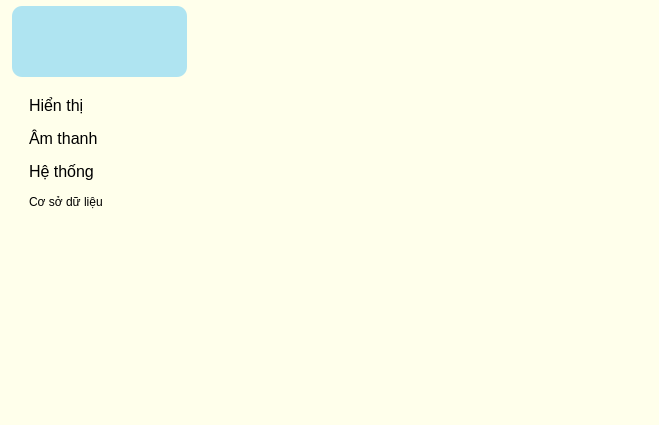
<?xml version="1.0" encoding="UTF-8"?>
<ui version="4.0">
 <class>frame_settingScreen</class>
 <widget class="QFrame" name="frame_settingScreen">
  <property name="geometry">
   <rect>
    <x>0</x>
    <y>0</y>
    <width>659</width>
    <height>425</height>
   </rect>
  </property>
  <property name="windowTitle">
   <string>Frame</string>
  </property>
  <property name="styleSheet">
   <string notr="true">border-radius: 10px;
background-color: rgb(255, 255, 235);</string>
  </property>
  <property name="frameShape">
   <enum>QFrame::StyledPanel</enum>
  </property>
  <property name="frameShadow">
   <enum>QFrame::Raised</enum>
  </property>
  <widget class="QFrame" name="frame_settingMenu">
   <property name="geometry">
    <rect>
     <x>2</x>
     <y>-2</y>
     <width>209</width>
     <height>427</height>
    </rect>
   </property>
   <property name="frameShape">
    <enum>QFrame::StyledPanel</enum>
   </property>
   <property name="frameShadow">
    <enum>QFrame::Raised</enum>
   </property>
   <widget class="QWidget" name="formLayoutWidget">
    <property name="geometry">
     <rect>
      <x>10</x>
      <y>98</y>
      <width>181</width>
      <height>209</height>
     </rect>
    </property>
    <layout class="QFormLayout" name="formLayout">
     <property name="sizeConstraint">
      <enum>QLayout::SetDefaultConstraint</enum>
     </property>
     <property name="horizontalSpacing">
      <number>10</number>
     </property>
     <property name="verticalSpacing">
      <number>14</number>
     </property>
     <item row="0" column="0">
      <widget class="QLabel" name="lb_iconScreenSetting">
       <property name="text">
        <string/>
       </property>
       <property name="pixmap">
        <pixmap>iconPicture.png</pixmap>
       </property>
      </widget>
     </item>
     <item row="0" column="1">
      <widget class="QLabel" name="lb_textScreenSetting">
       <property name="text">
        <string>&lt;html&gt;&lt;head/&gt;&lt;body&gt;&lt;p&gt;&lt;span style=&quot; font-size:12pt;&quot;&gt;Hiển thị&lt;/span&gt;&lt;/p&gt;&lt;/body&gt;&lt;/html&gt;</string>
       </property>
      </widget>
     </item>
     <item row="1" column="0">
      <widget class="QLabel" name="lb_iconSoundSetting">
       <property name="text">
        <string/>
       </property>
       <property name="pixmap">
        <pixmap>iconSound.png</pixmap>
       </property>
      </widget>
     </item>
     <item row="1" column="1">
      <widget class="QLabel" name="lb_textSoundSetting">
       <property name="text">
        <string>&lt;html&gt;&lt;head/&gt;&lt;body&gt;&lt;p&gt;&lt;span style=&quot; font-size:12pt;&quot;&gt;Âm thanh&lt;/span&gt;&lt;/p&gt;&lt;/body&gt;&lt;/html&gt;</string>
       </property>
      </widget>
     </item>
     <item row="2" column="0">
      <widget class="QLabel" name="lb_iconSystemSetting">
       <property name="text">
        <string/>
       </property>
       <property name="pixmap">
        <pixmap>iconSystem.png</pixmap>
       </property>
      </widget>
     </item>
     <item row="2" column="1">
      <widget class="QLabel" name="lb_textSystemSetting">
       <property name="text">
        <string>&lt;html&gt;&lt;head/&gt;&lt;body&gt;&lt;p&gt;&lt;span style=&quot; font-size:12pt;&quot;&gt;Hệ thống&lt;/span&gt;&lt;/p&gt;&lt;/body&gt;&lt;/html&gt;</string>
       </property>
      </widget>
     </item>
     <item row="3" column="0">
      <widget class="QLabel" name="lb_iconDatabaseSetting">
       <property name="text">
        <string/>
       </property>
       <property name="pixmap">
        <pixmap>iconDatabase.png</pixmap>
       </property>
      </widget>
     </item>
     <item row="3" column="1">
      <widget class="QLabel" name="lb_textDatabaseSetting">
       <property name="text">
        <string>&lt;html&gt;&lt;head/&gt;&lt;body&gt;&lt;p&gt;Cơ sở dữ liệu&lt;/p&gt;&lt;/body&gt;&lt;/html&gt;</string>
       </property>
      </widget>
     </item>
    </layout>
   </widget>
   <widget class="QPushButton" name="pushButton_shutdown">
    <property name="geometry">
     <rect>
      <x>12</x>
      <y>368</y>
      <width>63</width>
      <height>51</height>
     </rect>
    </property>
    <property name="text">
     <string/>
    </property>
    <property name="icon">
     <iconset>
      <disabledon>../../icon/iconShutdown.png</disabledon>
     </iconset>
    </property>
    <property name="iconSize">
     <size>
      <width>50</width>
      <height>50</height>
     </size>
    </property>
   </widget>
   <widget class="QLabel" name="label_forShowDateTime">
    <property name="geometry">
     <rect>
      <x>10</x>
      <y>8</y>
      <width>175</width>
      <height>71</height>
     </rect>
    </property>
    <property name="styleSheet">
     <string notr="true">color: rgb(0, 120, 0);
font: 57 bold 18pt &quot;Ubuntu&quot;;
background-color: rgba(0, 170, 255, 80);
border-width:1px;
</string>
    </property>
    <property name="text">
     <string/>
    </property>
    <property name="alignment">
     <set>Qt::AlignCenter</set>
    </property>
   </widget>
  </widget>
  <widget class="QFrame" name="frame_containSettingContent">
   <property name="geometry">
    <rect>
     <x>210</x>
     <y>0</y>
     <width>447</width>
     <height>425</height>
    </rect>
   </property>
   <property name="frameShape">
    <enum>QFrame::StyledPanel</enum>
   </property>
   <property name="frameShadow">
    <enum>QFrame::Raised</enum>
   </property>
   <widget class="Line" name="line">
    <property name="geometry">
     <rect>
      <x>-10</x>
      <y>2</y>
      <width>16</width>
      <height>415</height>
     </rect>
    </property>
    <property name="orientation">
     <enum>Qt::Vertical</enum>
    </property>
   </widget>
  </widget>
 </widget>
 <resources/>
 <connections/>
</ui>
